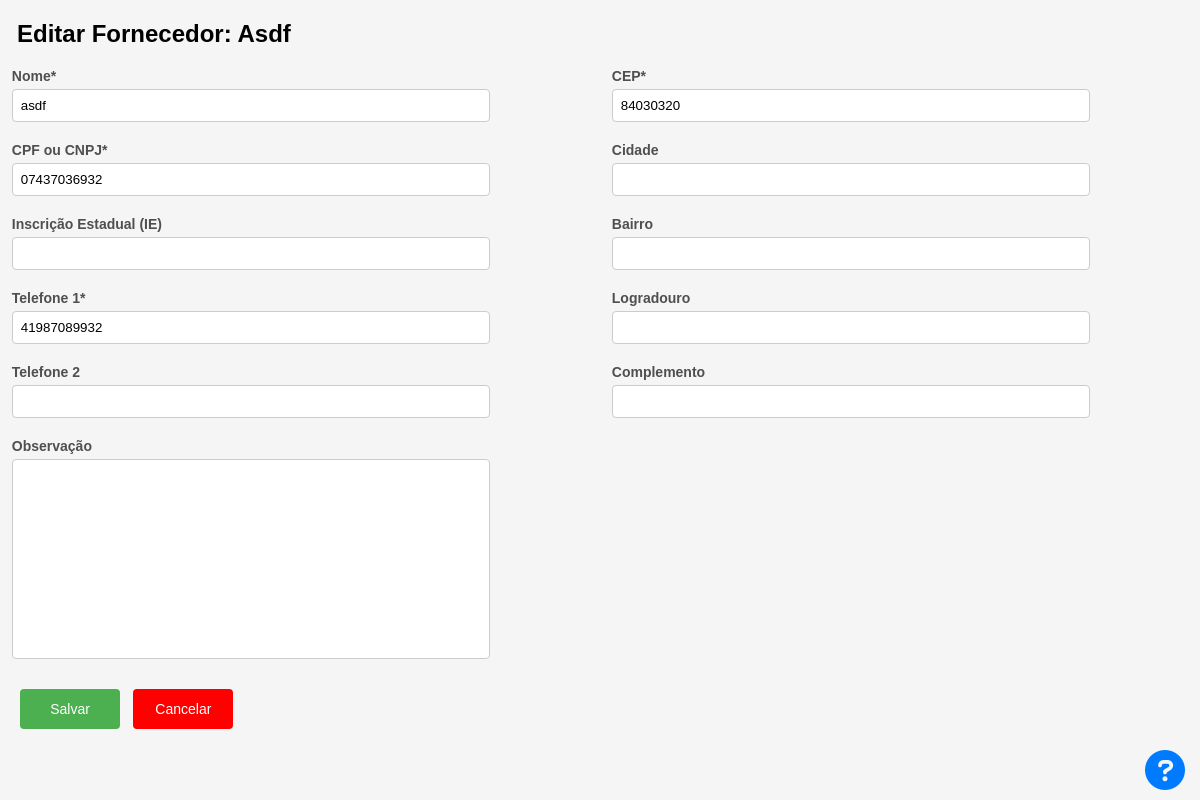
Page /editar_fornecedor/1 (signed in) on the earlier database version.
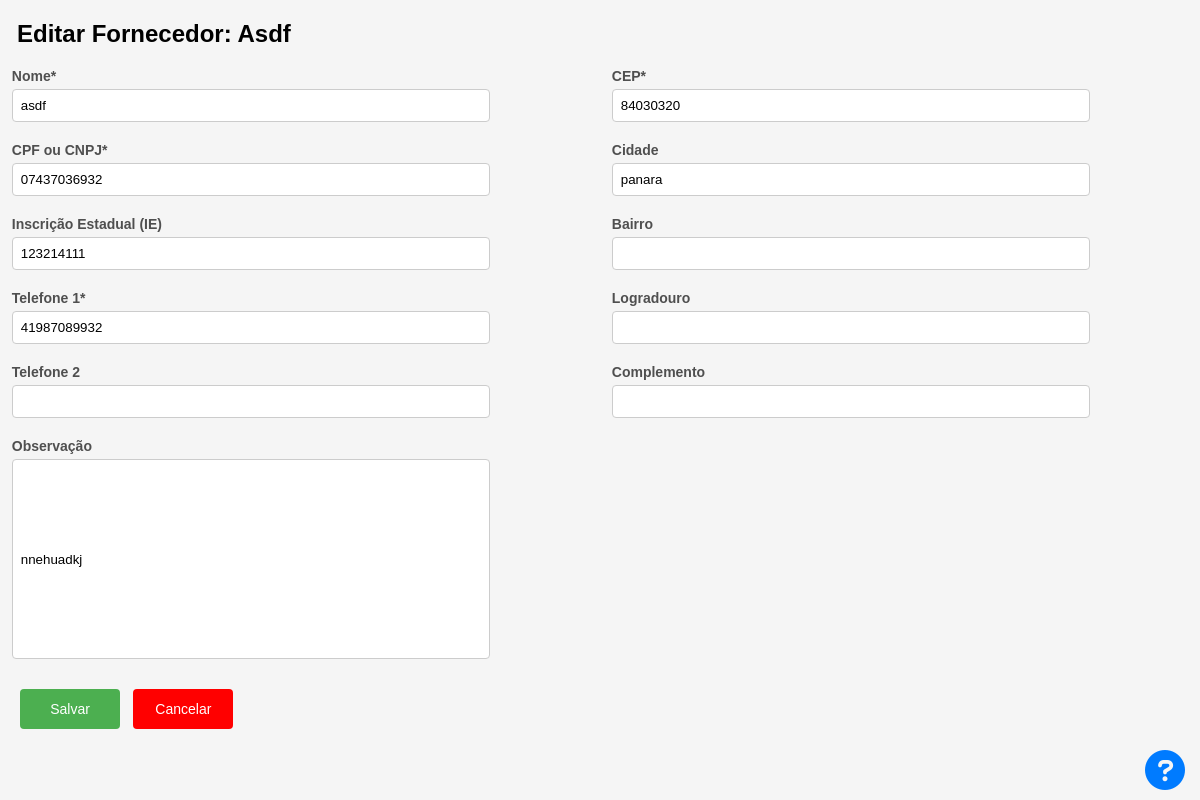
Same page on the later database version.
### usuarios/models.py (models this page shows, shortened)
class Fornecedor(models.Model):
    nome = models.CharField(max_length=50, unique=True)
    cidade = models.CharField(max_length=50, null=True)
    bairro = models.CharField(max_length=50, null=True)
    logradouro = models.CharField(max_length=50, null=True)
    CEP = models.CharField(max_length=15, validators=[validate_cep])
    complemento = models.CharField(max_length=150, null=True)
    cpf_cnpj = models.CharField(max_length=20, unique=True, validators=[validate_cpf_cnpj])
    fone_1 = models.CharField(max_length=20, validators=[validate_fone])
    fone_2 = models.CharField(max_length=20, validators=[validate_fone])
    ie = models.CharField(max_length=9, null=True, validators=[validate_ie])
    observacao = models.CharField(max_length=200, null=True)
    data_cadastro = models.DateTimeField(default=timezone.now)
    class Meta:
        db_table = "fornecedor"

### usuarios/decorators.py (the view)
        def wrapper_func(request, *args, **kwargs):
            group = None
            if request.user.groups.exists():
                group = request.user.groups.all()[0].name
            if group in allowed_roles:
                return view_func(request, *args, **kwargs)
            else:
                return HttpResponseRedirect(reverse('error_page'))

### usuarios/forms.py
class FornecedorForms(forms.ModelForm):
    cidade = forms.CharField(required=False)
    bairro = forms.CharField(required=False)
    logradouro = forms.CharField(required=False)
    complemento = forms.CharField(required=False)
    fone_2 = forms.CharField(required=False)
    ie = forms.CharField(required=False)
    observacao = forms.CharField(required=False)
    class Meta:
        model = Fornecedor
        fields = ['nome', 'cidade', 'id', 'bairro', 'logradouro', 'CEP', 'complemento',
                  'cpf_cnpj', 'fone_1', 'fone_2', 'ie', 'observacao']

### usuarios/scripts.py (called while the page is built)
def get_user_group(request):
    return request.user.groups.all()[0].name

### usuarios/templates/fornecedor/editar.html (shortened to what this page needs)
{% extends 'base.html' %}
{% load static %}
{% block content %}
<html lang="pt-br">
<head>
    <link rel="stylesheet" href="{% static 'css/cadastro_fornecedor.css' %}">
</head>
<h1>Editar Fornecedor: {{ fornecedor.nome }}</h1>
<form method="post">
    <div class="form-columns">
            <div class="form-column">
                <div class="field">
                    <label for="{{ form.nome.id_for_label }}">Nome<span class="required-label">*</span></label>
                    {{ form.nome }}
                </div>
                <div class="field">
                    <label for="{{ form.cpf_cnpj.id_for_label }}">CPF ou CNPJ<span class="required-label">*</span></label>
                    {{ form.cpf_cnpj }}
                </div>
                <div class="field">
                    <label for="{{ form.ie.id_for_label }}">Inscrição Estadual (IE)</label>
                    {{ form.ie }}
                </div>
                <div class="field">
                    <label for="{{ form.fone_1.id_for_label }}">Telefone 1<span class="required-label">*</span></label>
                    {{ form.fone_1 }}
                </div>
                <div class="field">
                    <label for="{{ form.fone_2.id_for_label }}">Telefone 2</label>
                    {{ form.fone_2 }}
                </div>
                <div class="field descricao">
                    <label for="{{ form.observacao.id_for_label }}">Observação</label>
                    {{ form.observacao }}
                </div>
            </div>
            <div class="form-column">
                <div class="field">
                    <label for="{{ form.CEP.id_for_label }}">CEP<span class="required-label">*</span></label>
                    {{ form.CEP }}
                </div>
                <div class="field">
                    <label for="{{ form.cidade.id_for_label }}">Cidade</label>
                    {{ form.cidade }}
                </div>
                <div class="field">
                    <label for="{{ form.bairro.id_for_label }}">Bairro</label>
                    {{ form.bairro }}
                </div>
                <div class="field">
                    <label for="{{ form.logradouro.id_for_label }}">Logradouro</label>
                    {{ form.logradouro }}
                </div>
                <div class="field">
                    <label class="observacao" for="{{ form.complemento.id_for_label }}">Complemento</label>
                    {{ form.complemento }}
                </div>
            </div>
        </div>
            {% include "utils/salvar_cancelar_botoes.html" %}
            {% with duvidas_link='https://calconc.readthedocs.io/pt/latest/files/fornecedor/editar.html' %}
                {% include "utils/duvidas.html" %}
            {% endwith %}
</form>
{% endblock %}

Differences in the rows shown:
changed Fornecedor "Asdf": ie (not shown) → "123214111"; observacao (not shown) → "nnehuadkj"; cidade (not shown) → "panara"
